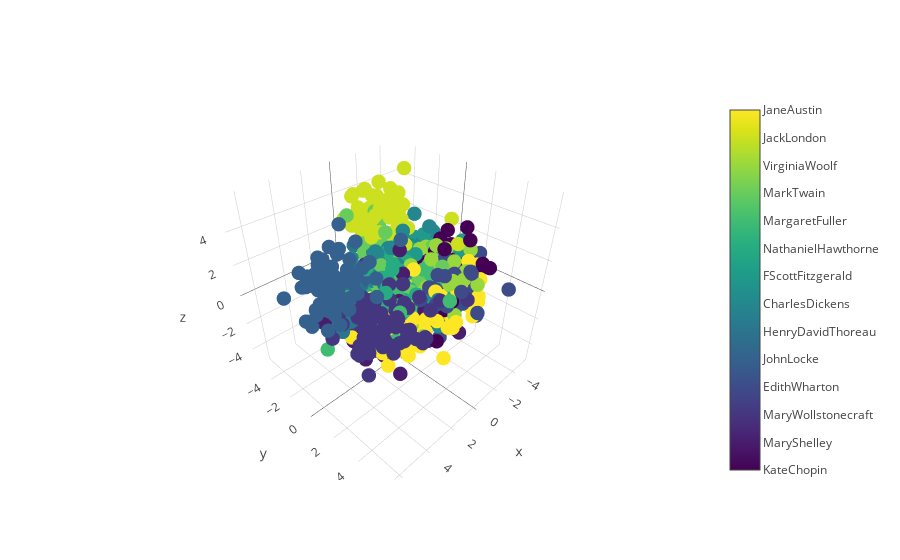

Notebook code cell kept with this figure:
### Code cell
# by author
trace1_unique_author = go.Scatter3d(
    x = doc_vec_unique_id_df['x'],
    y = doc_vec_unique_id_df['y'],
    z = doc_vec_unique_id_df['z'],
    mode='markers',
    marker=dict(
        size=5,
        colorbar=dict(
            tickmode = 'array',
            tickvals = list(range(0,15)),
            ticktext = authors
            ),
        color= doc_vec_unique_id_df['author'],
        colorscale='Viridis'
    )
)

layout = go.Layout(showlegend=False)

# # Make a figure object
data = [trace1_unique_author]
fig = go.Figure(data= data, layout = layout)

# Send to Plotly and show in notebook
iplot(fig, filename='test1')

### Figure 1 — Plotly figure (JSON) as saved in the notebook; plotly's stock layout.template omitted (floating-point values rounded to 4 significant figures; data arrays with more than 128 entries replaced by an {"elided": "..."} marker saying what was removed)
{"data": [{"marker": {"color": {"elided": "980 int values"}, "colorbar": {"tickmode": "array", "ticktext": ["KateChopin", "MaryShelley", "MaryWollstonecraft", "EdithWharton", "JohnLocke", "HenryDavidThoreau", "CharlesDickens", "FScottFitzgerald", "NathanielHawthorne", "MargaretFuller", "MarkTwain", "VirginiaWoolf", "JackLondon", "JaneAustin"], "tickvals": [0, 1, 2, 3, 4, 5, 6, 7, 8, 9, 10, 11, 12, 13, 14]}, "colorscale": "Viridis", "size": 5}, "mode": "markers", "type": "scatter3d", "uid": "1d968adc-ba95-11e8-b938-6c40088edaf6", "x": {"elided": "980 float values"}, "y": {"elided": "980 float values"}, "z": {"elided": "980 float values"}}], "layout": {"showlegend": false}}
